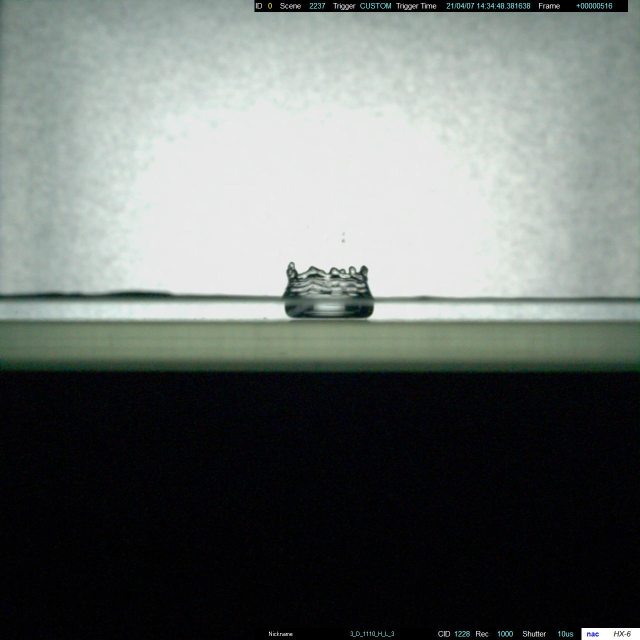
#> input picture drop1.jpg, 1280 x 1280 px, given as the content of the folder ngxu/Documents/drop_pic/13_D_L/13_D_1110_H_L/13_D_1110_H_L_3, which was not available (shown at 1/2 size)
$ python main.py   (older library calls are emulated)
#> lines starting #> are read from the running program, lines starting #| are printed output that depends on the picture; after the words box and inside, x2 and y2 are one past the last pixel; in counts of white or black regions, pixels touching at a corner belong together; pictures that were not available may be replaced by others from this repository, and a replacement may not be noted
# # This is a sample Python script.
#
# # Press ⌃R to execute it or replace it with your code.
# # Press Double ⇧ to search everywhere for classes, files, tool windows, actions, and settings.
#
# import cv2 as cv
# import numpy as np
# from matplotlib import pyplot as plt

import os
import cv2
import cv2 as cv
import numpy as np
import random as rng
import time
from matplotlib import pyplot as plt


# part1
# pic = 'drop0.jpg'
# original = cv.imread(pic)
# img = cv.imread(pic)
# imgray = cv.cvtColor(img, cv.COLOR_BGR2GRAY)
# ret, thresh = cv.threshold(imgray, 127, 255, 8)
# contours, hierarchy = cv.findContours(thresh, cv.RETR_LIST, cv.CHAIN_APPROX_SIMPLE)
# con = cv.drawContours(img, contours, -1, (0, 255, 0), 3)
# # cnt = contours[3]
# # con2 = cv.drawContours(img, [cnt], -1, (0,255,0), 2)
# plt.subplot(121), plt.title('Original'), plt.imshow(original)
# plt.subplot(122), plt.title('THRESH_TRIANGLE'), plt.imshow(con)
# # plt.subplot(122), plt.title('Contour'), plt.imshow(con)
# for cnt in contours:
#     perimeter = cv.arcLength(cnt, True)
#     print(perimeter)
# plt.show()

# part2
# img = cv.imread('drop0.jpg', 0)
# ret, th1 = cv2.threshold(img, 127, 255, cv2.THRESH_BINARY)
# th2 = cv2.adaptiveThreshold(img, 255, cv2.ADAPTIVE_THRESH_MEAN_C, cv2.THRESH_BINARY, 11, 2)
# th3 = cv2.adaptiveThreshold(img, 255, cv2.ADAPTIVE_THRESH_GAUSSIAN_C, cv2.THRESH_BINARY, 25, 4)
# ret, thresh = cv.threshold(th3, 127, 255, 8)
#
# # contours, hierarchy = cv.findContours(th3, cv.RETR_LIST, cv.CHAIN_APPROX_SIMPLE)
# #
# # # newImage = cv2.imread('white.jpg')
# # # newImage = cv2.resize(newImage,(2560,1920))
# # con = cv.drawContours(img, contours, -1, (0, 255, 0), 3)
# # plt.imshow(th3, cmap='gray')
# # plt.show()
#
#
# titles = ['Original', 'Global Thresholding(v = 127)', 'Adaptive Mean Thresholding', 'Adaptive Gaussian Thresholding']
# images = [img, th1, th2, th3]
# for i in range(4):
#     plt.subplot(2, 2, i + 1), plt.imshow(images[i], 'gray')
#     plt.title(titles[i])
#     plt.xticks([]), plt.yticks([])
# plt.show()

#
# 引入图像
# pic = 'drop0.jpg'
# black = np.zeros((1920, 2560, 3), np.uint8)  #黑色背景
# img1 = cv.imread(pic, 0)    #灰度图像
#
#
# # # 2D卷积（图像过滤）
# # kernel = np.ones((15, 15), np.float32) / 225
# # dst = cv.filter2D(img1, -1, kernel)
# # # 平均
# # blur = cv.blur(img1, (15, 15))
# # # 高斯模糊
# # blur_gaussian = cv.GaussianBlur(img1, (15, 15), 15)
# # # 中位模糊
# # median = cv.medianBlur(img1, 15)
# # # 双边模糊
# # blur_double = cv.bilateralFilter(img1, 9, 75, 75)
#
#
# # 图像自适应阈值处理
# # blockSize越大，细节轮廓越少；C越大，阈值越小，应偏大
# th1 = cv.adaptiveThreshold(img1, 255, cv.ADAPTIVE_THRESH_MEAN_C, cv.THRESH_BINARY, 89, 25)
# th1 = 255 - th1
# plt.subplot(1, 2, 1), plt.imshow(img1, 'gray')
# plt.subplot(1, 2, 2), plt.imshow(th1, 'gray')
# plt.show()

# canny边缘检测
# minval = [40, 50, 60, 70]
# maxval = [60, 65, 70, 75]
# for i in range(4):
#     canny = cv.Canny(th1, 50, maxval[i])
#     plt.subplot(2, 2, i+1), plt.imshow(canny, 'gray')
#
# plt.show()
#
#
# findContours寻找轮廓
# canny = cv.Canny(th1, 50, 75)
# ret, thresh = cv.threshold(canny, 127, 255, 8)
# contours, hierarchy = cv.findContours(thresh, cv.RETR_LIST, cv.CHAIN_APPROX_SIMPLE)

# findContours显示结果
# 利用面积筛选
# for cnt in contours:
#     area = cv.contourArea(cnt)
#     if area > 100:
#         con = cv.drawContours(black, cnt, -1, (0, 255, 0), 3)

# 最小包围矩形
# cnt = contours[5]
# for cnt in contours:
#     rect = cv.minAreaRect(cnt)
#     box = cv.boxPoints(rect)
#     box = np.int0(box)
#     area = cv.contourArea(box)
#     if area > 10000:
#         cv.drawContours(th1, [box], 0, (25, 155, 255), 2)
#         print(area)
#
# plt.imshow(th1)
# plt.show()
#
# # 测量长度
#
#
# # 模糊处理结果显示
# # titles = ['Origianl', '2d', 'mean', 'gaussian', 'median', 'blur_double']
# # images = [img1, dst, blur, blur_gaussian, median, blur_double]
# # for i in range(6):
# #     plt.subplot(2, 3, i + 1), plt.imshow(images[i], 'gray')
# #     plt.title(titles[i])
# #     plt.xticks([]), plt.yticks([])
# # plt.show()


# coding=utf-8
# 导入一些后续需要使用到的python包
# 可能需要 pip install  imutils
# from scipy.spatial import distance as dist
# from imutils import perspective
# from imutils import contours
# import numpy as np
# import argparse
# import imutils
# import cv2
#
#
# # 定义一个中点函数，后面会用到
# def midpoint(ptA, ptB):
#     return ((ptA[0] + ptB[0]) * 0.5, (ptA[1] + ptB[1]) * 0.5)
#
#
# # 设置一些需要改变的参数
# ap = argparse.ArgumentParser()
# ap.add_argument("-i", "--image", required=True,
#                 help="path to the input image")
# ap.add_argument("-w", "--width", type=float, required=True,
#                 help="width of the left-most object in the image (in inches)")
# args = vars(ap.parse_args())
#
# # 读取输入图片
# image = cv2.imread(args["image"])
# # 输入图片灰度化
# gray = cv2.cvtColor(image, cv2.COLOR_BGR2GRAY)
# # 对灰度图片执行高斯滤波
# gray = cv2.GaussianBlur(gray, (7, 7), 0)
#
# # 对滤波结果做边缘检测获取目标
# edged = cv2.Canny(gray, 50, 100)
# # 使用膨胀和腐蚀操作进行闭合对象边缘之间的间隙
# edged = cv2.dilate(edged, None, iterations=1)
# edged = cv2.erode(edged, None, iterations=1)
#
# # 在边缘图像中寻找物体轮廓（即物体）
# cnts = cv2.findContours(edged.copy(), cv2.RETR_EXTERNAL,
#                         cv2.CHAIN_APPROX_SIMPLE)
# cnts = imutils.grab_contours(cnts)
#
# # 对轮廓按照从左到右进行排序处理
# (cnts, _) = contours.sort_contours(cnts)
# # 初始化 'pixels per metric'
# pixelsPerMetric = None
#
# # 循环遍历每一个轮廓
# for c in cnts:
#     # 如果当前轮廓的面积太少，认为可能是噪声，直接忽略掉
#     if cv2.contourArea(c) < 100:
#         continue
#
#     # 根据物体轮廓计算出外切矩形框
#     orig = image.copy()
#     box = cv2.minAreaRect(c)
#     box = cv2.cv.BoxPoints(box) if imutils.is_cv2() else cv2.boxPoints(box)
#     box = np.array(box, dtype="int")
#
#     # 按照top-left, top-right, bottom-right, bottom-left的顺序对轮廓点进行排序，并绘制外切的BB，用绿色的线来表示
#     box = perspective.order_points(box)
#     cv2.drawContours(orig, [box.astype("int")], -1, (0, 255, 0), 2)
#
#     # 绘制BB的4个顶点，用红色的小圆圈来表示
#     for (x, y) in box:
#         cv2.circle(orig, (int(x), int(y)), 5, (0, 0, 255), -1)
#
#     # 分别计算top-left 和top-right的中心点和bottom-left 和bottom-right的中心点坐标
#     (tl, tr, br, bl) = box
#     (tltrX, tltrY) = midpoint(tl, tr)
#     (blbrX, blbrY) = midpoint(bl, br)
#
#     # 分别计算top-left和top-right的中心点和top-righ和bottom-right的中心点坐标
#     (tlblX, tlblY) = midpoint(tl, bl)
#     (trbrX, trbrY) = midpoint(tr, br)
#
#     # 绘制BB的4条边的中心点，用蓝色的小圆圈来表示
#     cv2.circle(orig, (int(tltrX), int(tltrY)), 5, (255, 0, 0), -1)
#     cv2.circle(orig, (int(blbrX), int(blbrY)), 5, (255, 0, 0), -1)
#     cv2.circle(orig, (int(tlblX), int(tlblY)), 5, (255, 0, 0), -1)
#     cv2.circle(orig, (int(trbrX), int(trbrY)), 5, (255, 0, 0), -1)
#
#     # 在中心点之间绘制直线，用紫红色的线来表示
#     cv2.line(orig, (int(tltrX), int(tltrY)), (int(blbrX), int(blbrY)),
#              (255, 0, 255), 2)
#     cv2.line(orig, (int(tlblX), int(tlblY)), (int(trbrX), int(trbrY)),
#              (255, 0, 255), 2)
#
#     # 计算两个中心点之间的欧氏距离，即图片距离
#     dA = dist.euclidean((tltrX, tltrY), (blbrX, blbrY))
#     dB = dist.euclidean((tlblX, tlblY), (trbrX, trbrY))
#
#     # 初始化测量指标值，参考物体在图片中的宽度已经通过欧氏距离计算得到，参考物体的实际大小已知
#     if pixelsPerMetric is None:
#         pixelsPerMetric = dB / args["width"]
#
#     # 计算目标的实际大小（宽和高），用英尺来表示
#     dimA = dA / pixelsPerMetric
#     dimB = dB / pixelsPerMetric
#
#     # 在图片中绘制结果
#     cv2.putText(orig, "{:.1f}in".format(dimA),
#                 (int(tltrX - 15), int(tltrY - 10)), cv2.FONT_HERSHEY_SIMPLEX,
#                 0.65, (255, 255, 255), 2)
#     cv2.putText(orig, "{:.1f}in".format(dimB),
#                 (int(trbrX + 10), int(trbrY)), cv2.FONT_HERSHEY_SIMPLEX,
#                 0.65, (255, 255, 255), 2)
#
#     # 显示结果
#     cv2.imshow("Image", orig)
#     cv2.waitKey(0)


#
# # Load source image
# parser = argparse.ArgumentParser(description='Code for Finding contours in your image tutorial.')
# parser.add_argument('--input', help='Path to input image.', default='drop.jpg')
# args = parser.parse_args()
# # src = cv.imread(cv.samples.findFile(arg.input))
# src = img[120:1800, 160:2400]  # 去掉上下文字信息，避免干扰（src比例为4：3）
# if src is None:
#     print('Could not open or find the image:', args.input)
#     exit(0)
# # src = cv.resize(src, (960, 720))
# src = cv.resize(src, (720, 540))
# # Convert image to gray and blur it
# src_gray = cv.cvtColor(src, cv.COLOR_BGR2GRAY)
# src_gray = cv.GaussianBlur(src_gray, (3, 3), 1)
# # Create Window
# source_window = 'Source'
# cv.namedWindow(source_window)
# cv.imshow(source_window, src)
# # cv.resizeWindow(source_window, 640, 480)
# max_thresh = 255
# thresh = 100  # initial threshold
# cv.createTrackbar('Canny Thresh:', source_window, thresh, max_thresh, thresh_callback)
# thresh_callback(thresh)
# cv.waitKey()
# cv.destroyAllWindows()


def find_thresh(picture, contours_number, show):
    """picture为待处理图像，contours_number为预期获得轮廓的数量，show如果为1将即时显示图像结果"""
#> called with contours_number = 3, show = 0
    rng.seed(1895)
    # 读取图像
    img = cv.imread(picture)
#> img is the input picture: shape (1280, 1280, 3); mean B, G, R 105.2, 108.2, 102.4

    # 早期照片裁剪
    # img = img[120:1800, 160:2400]  # 去掉上下文字信息，避免干扰（src比例为4：3）
    # src = cv.resize(img, (720, 540))

    # 自拍照片裁剪
    img = img[120:920, 140:1140]  # 去掉上下文字信息，避免干扰（src比例为纵：横 = 8：10）
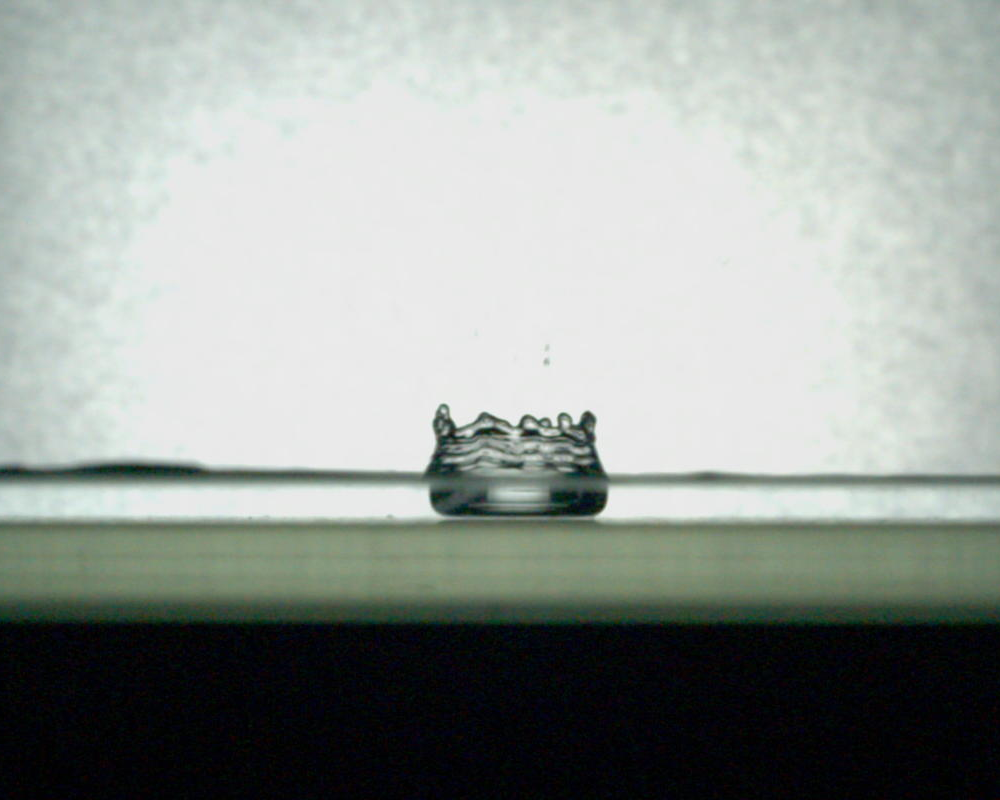
#> img: shape (800, 1000, 3); mean B, G, R 151.8, 156.5, 150.1
    src = cv.resize(img, (800, 640))

    # 处理
    src_gray = cv.cvtColor(src, cv.COLOR_BGR2GRAY)
    src_gray = cv.GaussianBlur(src_gray, (3, 3), 1)

    # 寻找合适的阈值来获取适当的轮廓数量
    for threshold in range(50, 255, 1):
        # Detect edges using Canny
        canny_output = cv.Canny(src_gray, threshold, threshold * 2)
        # Find contours
        contours, hierarchy = cv.findContours(canny_output, cv.RETR_TREE, cv.CHAIN_APPROX_SIMPLE)
        if len(contours) == contours_number:
            break
#> this loop made 205 passes
#> pass 1, in find_thresh, `canny_output = cv.Canny(src_gray, threshold, threshold * 2)`:
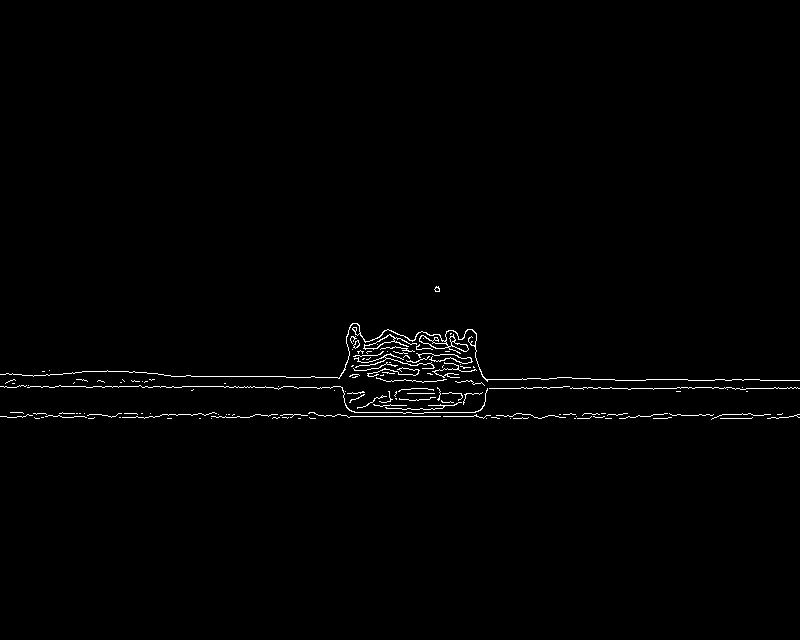
#> canny_output: shape (640, 800); 0.93% white in thin lines or dots, all inside (x1, y1, x2, y2) = (0, 286, 800, 420)
#> after the loop:
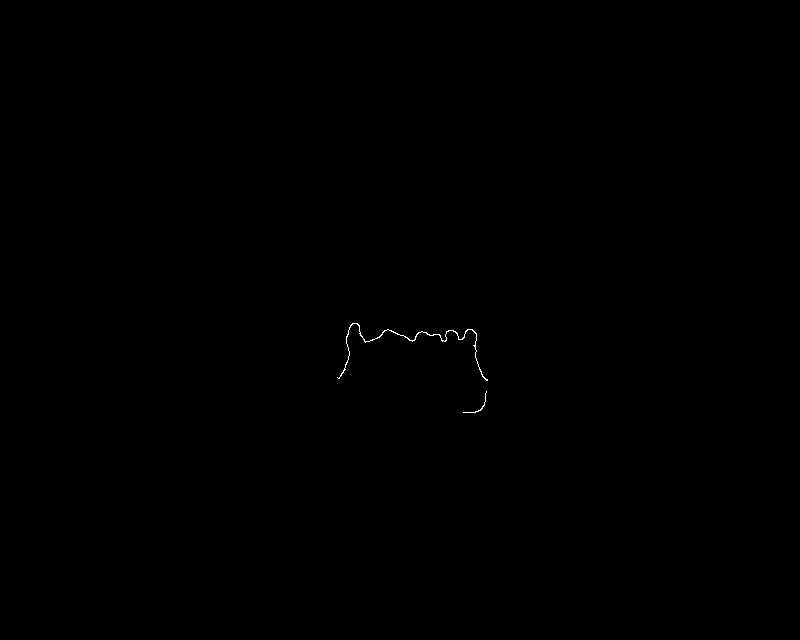
#> canny_output: shape (640, 800); 0.07% white in thin lines or dots, all inside (x1, y1, x2, y2) = (337, 323, 488, 413)
    # print(threshold)      #显示当前阈值的取值

    # 取同样尺寸黑色背景
    drawing = np.zeros((canny_output.shape[0], canny_output.shape[1], 3), dtype=np.uint8)

    # 给轮廓随机取色
    for i in range(len(contours)):
        color = (rng.randint(0, 256), rng.randint(0, 256), rng.randint(0, 256))
        cv.drawContours(drawing, contours, i, color, 2, cv.LINE_8, hierarchy, 0)
#> this loop made 2 passes
#> color on passes 1 to 2: (153, 240, 234), (188, 25, 175)

    # 计算每条轮廓的周长并在图像中显示
    for cnt in contours:
        perimeter = round(cv.arcLength(cnt, True), 1)
        if show==1:
            print(perimeter)
        cv.putText(drawing, str(perimeter), tuple(cnt[0][0] + [-10, -10]), cv.FONT_HERSHEY_SIMPLEX, 0.3, (0, 0, 255), 1)
#> this loop made 2 passes
#> perimeter on passes 1 to 2: 78, 610.6
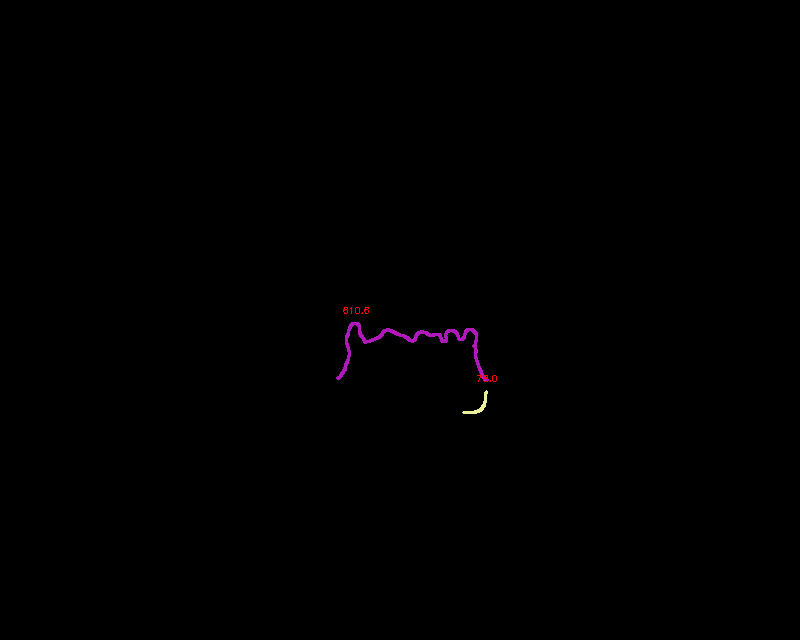
#> drawing: shape (640, 800, 3); mean of channels 0, 1, 2 0.4, 0.1, 0.5; drawn as B, G, R

    # 显示原图与处理结果图
    # Show in a window
    if show == 1:
        Contour_window = 'Contours'
        cv.namedWindow(Contour_window)
        cv.imshow(Contour_window, drawing)
        cv.imshow('original', src)
        cv.waitKey()
    else:
        return drawing


def batch_contour(folder):
    """批量处理文件夹中的图像，并将结果保存在当前目录下的contours文件夹中。"""
    try:
        os.mkdir(folder + '/contours')
        for file in os.listdir(folder):
            if file.endswith('.jpg'):
                result = find_thresh(folder + '/' + file, 3, 0)
                cv.imwrite(folder + '/contours/con_' + file, result)
    except:
        pass


if __name__ == '__main__':

    start = time.time()
    #### 批处理
    #### if running in Windows OS, replace '/' with '\\' in path
    path = '/Users/duoguangxu/Documents/drop_pic/13_D_L/13_D_1110_H_L/13_D_1110_H_L_3'
    batch_contour(path)

    # 单张图像测试
    # pic = 'regular_3.jpg'
    # find_thresh(pic, 2, 1)

    end = time.time()
    print(str(end-start))
